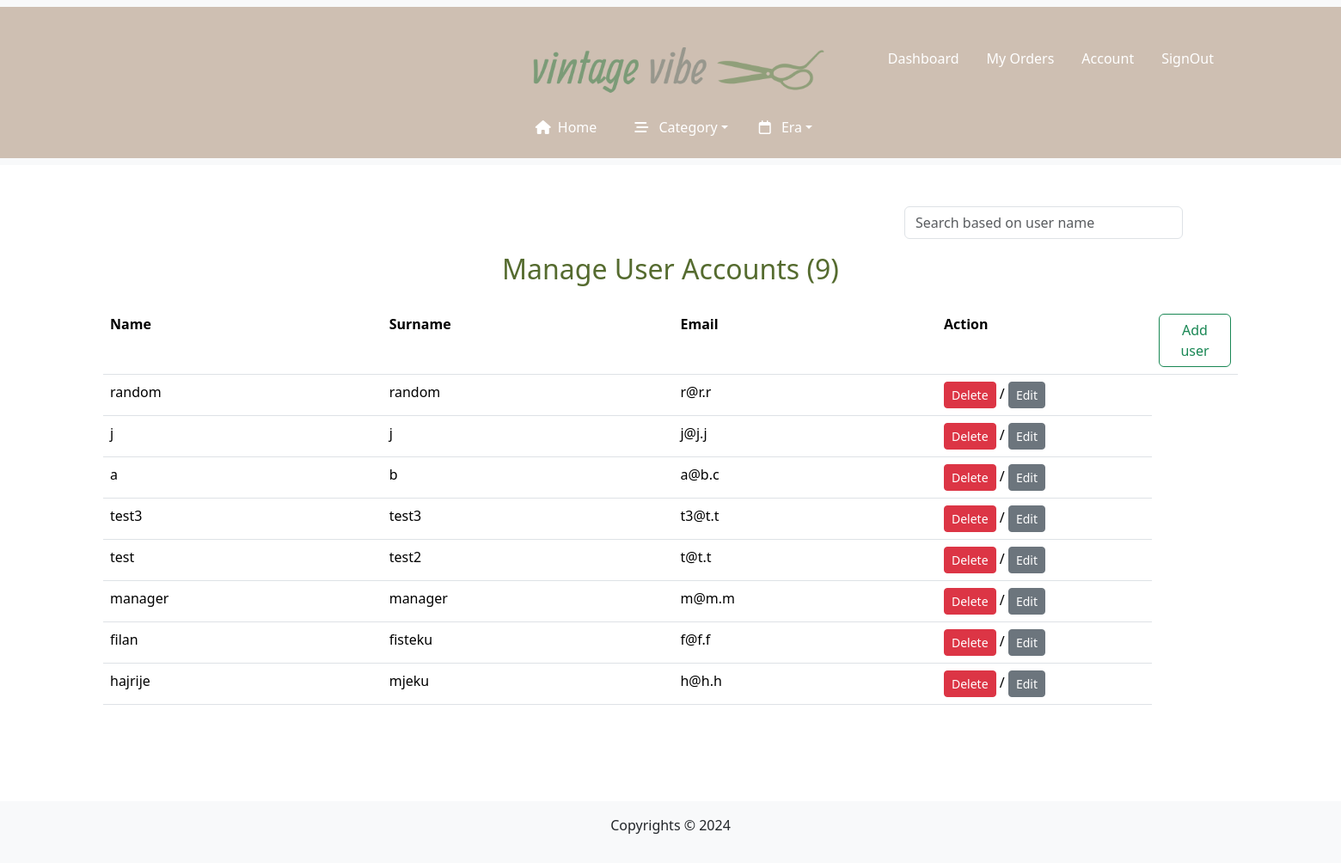
/manage-users.php (signed in), run on the app's committed database.
### tables this page shows
CREATE TABLE `person` (
  `id` int(11) NOT NULL,
  `name` varchar(100) NOT NULL,
  `surname` varchar(100) NOT NULL,
  `email` varchar(200) NOT NULL,
  `password` varchar(250) NOT NULL,
  `address` varchar(100) DEFAULT NULL,
  `city` varchar(50) DEFAULT NULL,
  `country` varchar(50) DEFAULT NULL,
  `roleid` int(11) NOT NULL DEFAULT 3,
  `created_at` datetime NOT NULL DEFAULT current_timestamp(),
  `updated_at` datetime NOT NULL DEFAULT current_timestamp() ON UPDATE current_timestamp()
);

### includes/crud.php (called while the page is built, shortened)
<?php
class Crud {
    private $pdo;
    function __construct($pdo) {
        $this -> pdo = $pdo;
    }
    private function where($where = []){
        $where_statement = "";
        return $where_statement;
    }
    private function columns($columns = []){
        if (empty($columns)) {
            return "*";
        } else {
            return implode(",", $columns);
        }
    }
    public function select($table, $columns = [], $where =[], $limit, $sort) {
        $columns = $this->columns($columns);
        $whereClause = $this->where($where);
        $sort = ($sort == '') ? ' ORDER BY id DESC  '  : ' ORDER BY ' . $sort . ' ';
        $limitClause = ($limit > 0) ?  "LIMIT $limit" : "" ;
         $sql = "SELECT $columns FROM $table $whereClause $sort $limitClause";
         return $this->pdo->query($sql);
    }
}

### manage-users.php (the view, shortened to what this page needs)
<?php include('includes/header.php'); ?>
<?php
    if(isset($_GET['search-users']) && !empty($_GET['search-users'])){
        $search_users = (new CRUD($pdo))->search('person',[],['name'=>$_GET['search-users']],'');
        $search_users = $search_users->fetchAll();
        if (count($search_users) > 0) {
            $users = $search_users;
        } else {
            $users = [];
        }
    }
    else{
        $users = (new CRUD($pdo))->select('person',[],[],'','');
        $users = $users->fetchAll();
    }
?>
<?php
    if(isset($_SESSION['logged_in']) && $_SESSION['logged_in'] == true):
    if(isset($_SESSION['is_admin']) && $_SESSION['is_admin'] == true):
?>
    <section class="manage-users py-5">
        <div class="container">
        <div class="search mb-3 w-100" style="margin-left:920px;">
            <form class="w-50"  method="get" action="<?= $_SERVER['PHP_SELF'];?>">
                <div class="input-group w-50">
                    <input class="form-control" type="search" name="search-users" value="<?= isset($_GET['search-users']) && !empty($_GET['search-users']) ? $_GET['search-users'] : '' ?>" placeholder="Search based on user name" >
                </div>
            </form>
        </div>
        <?php if(count($users) > 0): ?>
            <h2 class="text-center" style="color:darkolivegreen;">Manage User Accounts (<?= count($users) ?>)</h2>
        <div class="row mt-4">
            <table class="table">
                <tr>
                    <th>Name</th>
                    <th>Surname</th>
                    <th>Email</th>
                    <th style="width: 250px;;">Action</th>
                    <th style="width:100px;">
                        <button type="submit" class="btn btn-outline-success add-review-btn"  data-bs-toggle="modal"  data-bs-target="#addReviewModal" data-residence-id="">
                            Add user
                        </button>
                    </th>
                </tr>
                <?php foreach($users as $user):
                    if($user['id'] == $_SESSION['user_id'] && $_SESSION['user_id'] == $_SESSION['is_admin']){
                        continue;
                    }else{
                ?>
                <tr>
                    <td><?= $user['name'] ?></td>
                    <td><?= $user['surname'] ?></td>
                    <td><?= $user['email'] ?></td>
                    <td>
                        <a href="?action=delete&id=<?=$user['id'];?>" class="btn btn-sm btn-danger" onclick="return confirm('Are you sure?');">Delete</a> /
                        <a href="?action=edit&id=<?=$user['id'];?>" class="btn btn-sm btn-secondary">Edit</a>
                    </td>
                </tr>
                <?php }endforeach; ?>
            </table>
        </div>
        <?php endif; ?>
        </div>
    </section>
<?php else: header('location:index.php');?>
<?php endif; endif; ?>
<?php include('includes/footer.php'); ?>

### data on the page
person: name "random", surname "random", email "r@r.r"
person: name "j", surname "j", email "j@j.j"
person: name "a", surname "b", email "a@b.c"
person: name "test3", surname "test3", email "t3@t.t"
person: name "test", surname "test2", email "t@t.t"
person: name "manager", surname "manager", email "m@m.m"
person: name "filan", surname "fisteku", email "f@f.f"
person: name "hajrije", surname "mjeku", email "h@h.h"

### other printed values
count($users) "9"
